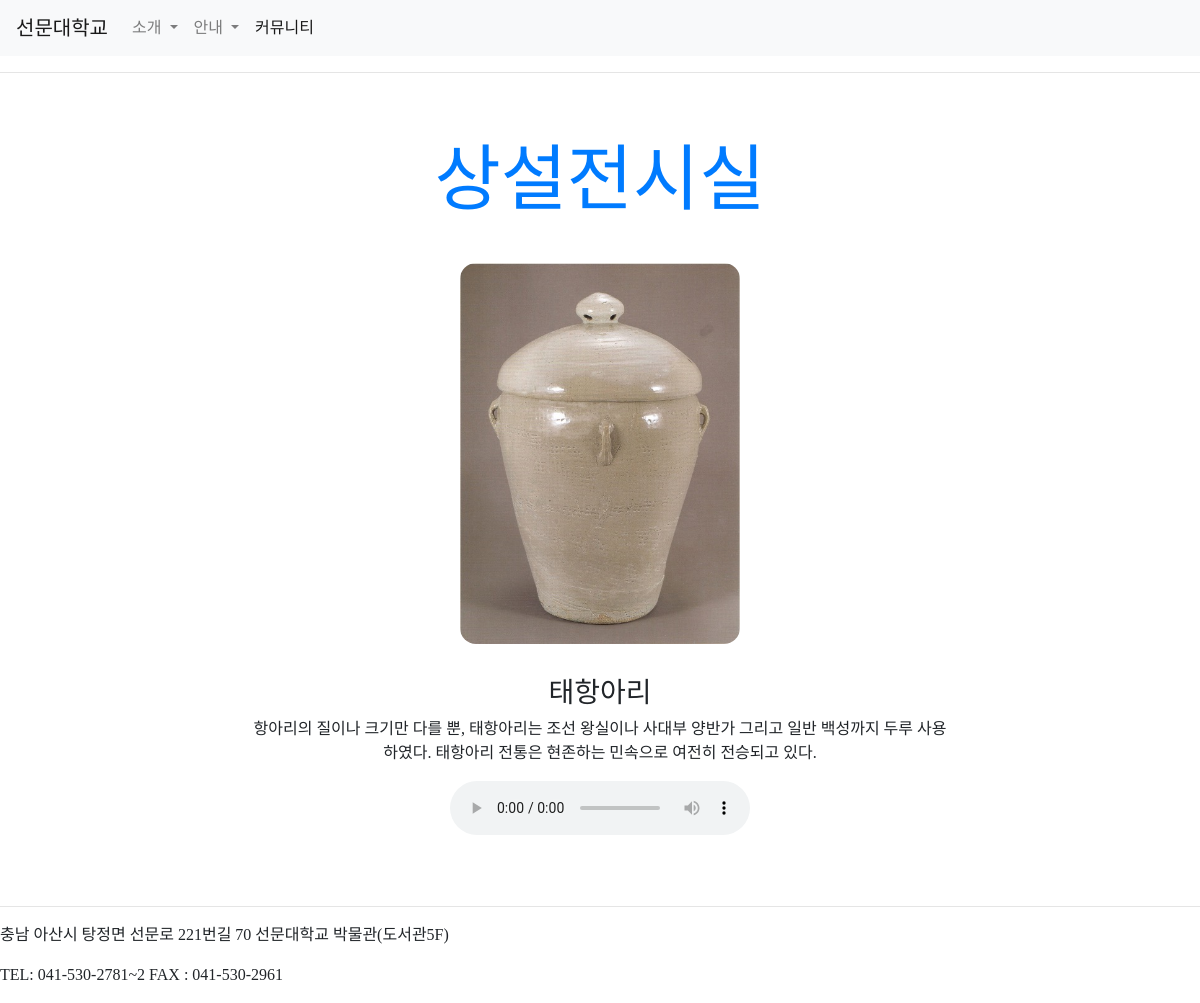
Screenshot of /curators/permanent_detail/2 with the database file from the repository.
### curatorapp/models.py (models this page shows)
class Permanent(models.Model):
    title = models.CharField(max_length=30, null=False)
    image = models.ImageField(upload_to='permanent/img/', null=False)
    content = models.TextField(null=True)
    mp3 = models.FileField(upload_to='permanent/mp3/', validators=[validate_file_extension])

### curatorapp/views.py (the view)
# urls.py: path('permanent_detail/<int:pk>', PermanentDetailView.as_view(), name='permanent_detail'),
class PermanentDetailView(DetailView):
    model = Permanent
    context_object_name = 'target_permanent'
    template_name = 'curatorapp/permanent_detail.html'

### curatorapp/templates/curatorapp/permanent_detail.html (shortened to what this page needs)
{% extends 'base.html' %}
{% block content %}
<div style="text-align: center; max-width: 700px; margin: 4rem auto;">
    <div>
        <a href="{% url 'curatorapp:permanent_list' %}">
            <h1 style="text-align: center; font-size: 6vw;">
                상설전시실
            </h1>
        </a>
        <img style="width: 40%; border-radius: 1rem; margin: 2rem 0;" src="{{ target_permanent.image.url }}" alt="">
    </div>
    <div>
        <h3> {{target_permanent.title}} </h3>
        <p>
            {{target_permanent.content }}
        </p>
    </div>
    <div>
        <audio controls>
            <source src="{{ target_permanent.mp3.url }}" type="audio/mp3">
            </audio>
    </div>
</div>
{% endblock %}

### rows the page displays
Permanent: image (picture), title "태항아리", content "항아리의 질이나 크기만 다를 뿐, 태항아리는 조선 왕실이나 사대부 양반가 그리고 일반 백성까지 두루 사용하였다. 태항아리 전통은 현존하는 민속으로 여전히 전승되고 있다."
